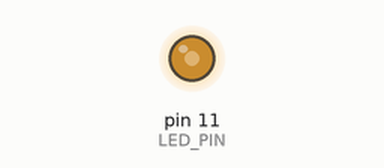
This sketch was run on a simulated Arduino Uno, built with avr-gcc and run on an emulated ATmega328P. On the bench: output pins drawn as LEDs (lit = HIGH).

Above: at 0.05 s.
At 2.45 s:
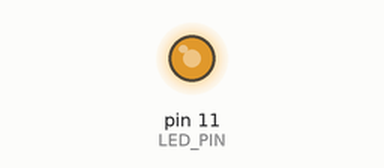
At 3.95 s:
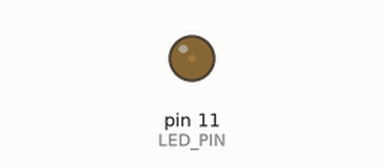
At 5.5 s:
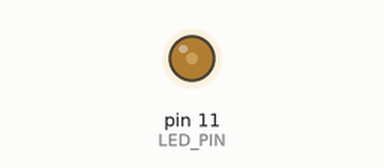
Timing chart, 0 to 7.5 s (numbered marks = the images above):
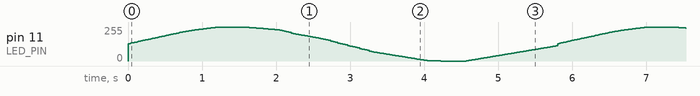

The sketch:

SineExample.ino
```cpp
#include "model.h"

const int LED_PIN = 11;

int inference_count = 0;
const int kInferencesPerCycle = 1000;
const float kXrange = 2.f * 3.14159265359f;

void setup() {
    Serial.begin(9600);
    pinMode(LED_PIN, OUTPUT);
}

void loop() {
    float position = static_cast<float>(inference_count) /
                     static_cast<float>(kInferencesPerCycle);
    float x_val = position * kXrange;

    float y_val = predict(x_val);

    // The model may actually predict values smaller than -1 or larger
    // than 1, so clamp the results.
    y_val = constrain(y_val, -1.0f, 1.0f);

    // Calculate the brightness of the LED such that y=-1 is fully off
    // and y=1 is fully on. The LED's brightness can range from 0-255.
    int brightness = (int)(127.5f * (y_val + 1.0f));

    analogWrite(LED_PIN, brightness);

    // Enable this to view the sine wave with the Serial Plotter.
    //Serial.println(brightness);

    inference_count += 1;
    if (inference_count >= kInferencesPerCycle) inference_count = 0;
}
```

model.cpp
```cpp
#include <math.h>
#include "model.h"
#include "model_data.h"

inline float relu(float x) {
    return fmaxf(0.0f, x);
}

float predict(float x) {
    // The activations of the first layer are small enough to store
    // on the stack (16 floats = 64 bytes).
    float h1[DENSE1_SIZE];

    // First dense layer. Since there is only one input neuron, we don't need
    // to perform a full-blown matrix multiply.
    for (int i = 0; i < DENSE1_SIZE; ++i) {
        h1[i] = relu(x * W1(i) + b1(i));
    }

    // Second dense layer.
    float y(0.0f);
    for (int i = 0; i < DENSE2_SIZE; ++i) {
        // Perform a dot product of the incoming activation vector with each
        // row of the W2 matrix.
        float h2(0.0f);
        for (int j = 0; j < DENSE1_SIZE; ++j) {
            h2 += h1[j] * W2(i, j);
        }
        h2 = relu(h2 + b2(i));

        // We don't actually need to store the activations of the second layer.
        // Since the last layer only has one neuron, we can immediately compute
        // how much each activation contributes to the final layer.
        y += h2 * W3(i);
    }

    // Final dense layer.
    return y + b3();
}
```

model.h
```cpp
#ifndef MODEL_H
#define MODEL_H

float predict(float x);

#endif  // MODEL_H
```

model_data.cpp
```cpp
#include "model_data.h"

const float W1_data[] PROGMEM = {
    -0.39788383f, 0.46116278f, 0.3715687f, -0.07777083f, -0.2472133f, 0.13155949f, 0.6120839f, -0.07711333f, 0.30813938f, 0.0954016f, 0.069017954f, 0.14382412f, 0.50789833f, 0.18803687f, -0.0057444884f, -0.5632218f
};

const float b1_data[] PROGMEM = {
    0.0f, 0.47112474f, -1.0349379f, 0.0f, 0.0f, 0.018007103f, -0.6069822f, 0.0f, -0.4051202f, 0.33553293f, 0.78297186f, 0.13247779f, 0.08387113f, -0.1520639f, 0.3705848f, 0.0f
};

const float W2_data[] PROGMEM = {
    0.008752942f, 0.10046681f, -0.5594067f, -0.38656723f, 0.026203513f, 0.3809035f, -0.27524522f, 0.22883019f, -0.54360247f, 0.30872577f, 0.2096457f, -0.2986594f, 0.16710472f, 0.08122665f, 0.49408376f, 0.26714543f, -0.04890293f, 0.23022875f, 1.0559002f, -0.13226247f, 0.36876526f, -0.4758394f, 0.014797875f, 0.19773671f, 0.14072222f, 0.09920495f, -0.28671607f, -0.2952227f, 0.22445521f, -0.1557873f, -0.44671398f, -0.26854938f, -0.079212666f, -0.061804853f, 0.20164743f, 0.033375174f, 0.41258594f, 0.37628275f, -0.47459936f, -0.0540981f, -0.0992337f, 0.17203633f, 0.42368558f, -0.11045875f, -0.6382502f, 0.07229512f, 0.65322745f, -0.00450325f, 0.42651084f, 0.14322363f, -0.06504886f, 0.23714831f, -0.09616521f, -0.012079281f, -0.03893903f, -0.12964973f, -0.080721244f, 0.18545523f, 0.5673849f, 0.35440624f, 0.40770048f, 0.2963744f, 0.23040722f, -0.40284377f, 0.1633878f, -0.17845818f, 0.41858193f, 0.03324738f, -0.07839513f, -0.24564163f, -0.41076794f, -0.011841029f, 0.07035999f, 0.014453096f, -0.09521273f, -0.38453805f, 0.059534963f, 0.31901756f, -0.0018180311f, -0.2622439f, -0.13349813f, 0.4687281f, -0.9387802f, 0.04901907f, 0.2085382f, -0.303582f, -0.048075523f, 0.21998444f, -0.09892515f, 0.29634193f, -0.03009107f, 0.33730397f, 0.17282778f, 0.010907181f, 0.5294982f, 0.3438234f, -0.05536762f, -0.33797836f, -0.06396872f, -0.40171507f, 0.011573434f, -0.33963677f, 0.28419265f, 0.089041024f, -0.14800817f, 0.017468125f, -0.1677407f, -0.3162433f, -0.09961668f, -0.17236248f, -0.40889624f, -0.042404294f, 0.087521404f, 0.3853618f, -0.17944188f, 0.18648282f, -0.2124529f, -0.0745753f, -0.18397354f, -0.084926695f, 0.1374913f, 0.36279848f, -0.1267633f, -0.06970617f, -0.26084384f, -0.5170918f, 0.5406603f, -0.16587976f, -0.037564486f, 0.29767224f, -0.7600049f, -0.38397318f, -0.35034558f, 0.2557612f, -0.45015487f, 0.15666643f, -0.41905773f, -0.4432149f, 0.5227524f, 0.051928133f, 0.06536075f, -0.20488113f, 0.93944883f, 0.22275141f, 0.21884283f, -0.20963274f, -0.28421858f, -0.33921123f, -0.4297228f, 0.33329493f, -0.3863936f, 0.3075181f, 0.06726721f, -0.4954743f, 0.4366714f, 0.081145726f, -0.6088066f, 0.36570713f, 0.49990937f, 0.12871823f, -0.27020234f, 0.3055169f, -0.4178655f, 0.13673994f, 0.3320376f, -0.24873519f, 0.14424029f, -0.2923328f, -0.06564156f, 0.30418956f, 0.25396284f, -0.062110756f, 0.34823626f, -0.35044038f, 0.22929129f, -0.26139465f, 0.042224765f, -0.29030794f, -0.11388543f, -0.22762935f, 0.366491f, 0.4184937f, -0.2679914f, 0.05284396f, 0.31304586f, 0.46836898f, 0.4662841f, -0.3168484f, -0.62202334f, 0.22289956f, 0.25762904f, -0.4111679f, 0.042361856f, 0.32926273f, 0.292555f, 0.2597312f, 0.25294778f, 0.26584086f, 0.39530355f, -0.18725905f, 0.4278392f, -0.42083043f, -0.662066f, 0.020050874f, 0.07275363f, 0.14569889f, -0.2032377f, 0.26153424f, 0.04289168f, 0.28540748f, -0.011160894f, 0.08113453f, -0.3503822f, 0.08603693f, 0.10026496f, -0.36113915f, -0.42191446f, -0.19292475f, 0.059979536f, -0.46330738f, -0.13543011f, -0.031109314f, -0.04798102f, 0.11116436f, -0.19061677f, 0.42657918f, -0.9026991f, -0.2057866f, 0.3852652f, 0.109483086f, -0.5143333f, 0.044659853f, -0.23391826f, 0.013950172f, 0.53942573f, 0.25642928f, -0.25812334f, -0.5175727f, 0.9448253f, -0.22992402f, -0.33865362f, 0.23385412f, -0.14182074f, 0.1301175f, 0.42415115f, 0.24237347f, 0.28174022f, 0.13199261f, -0.28549045f, -0.055565543f, -0.034443192f, -0.18449251f, -0.09318607f, -0.29925725f, 0.21919051f, 0.22934195f
};

const float b2_data[] PROGMEM = {
    0.26377532f, -0.45455533f, 0.42449933f, 0.27063936f, -0.005065765f, 0.332522f, 0.0f, 0.2209661f, 0.55025387f, 0.45371056f, 0.14686571f, 0.46175304f, -0.32032987f, 0.14935441f, 0.51105094f, 0.2417469f
};

const float W3_data[] PROGMEM = {
    0.8117f, 0.62595254f, -0.5416186f, -0.17542624f, 0.09408076f, -0.8181666f, -0.38303018f, 0.4873742f, 0.7816993f, -0.7960945f, -0.060853384f, -0.9514488f, 0.5558745f, 0.59897417f, 0.7961271f, -0.16341376f
};

const float b3_data[] PROGMEM = {
    -0.31720653f
};
```

model_data.h
```cpp
#ifndef MODEL_DATA_H
#define MODEL_DATA_H

#include <avr/pgmspace.h>

extern const float W1_data[];
extern const float b1_data[];
extern const float W2_data[];
extern const float b2_data[];
extern const float W3_data[];
extern const float b3_data[];

const int DENSE1_SIZE = 16;
const int DENSE2_SIZE = 16;

inline float W1(int i) {
    return pgm_read_float_near(W1_data + i);
}

inline float b1(int i) {
    return pgm_read_float_near(b1_data + i);
}

inline float W2(int i, int j) {
  return pgm_read_float_near(W2_data + i*DENSE1_SIZE + j);
}

inline float b2(int i) {
    return pgm_read_float_near(b2_data + i);
}

inline float W3(int i) {
    return pgm_read_float_near(W3_data + i);
}

inline float b3() {
    return pgm_read_float_near(b3_data);
}

#endif  // MODEL_DATA_H
```
